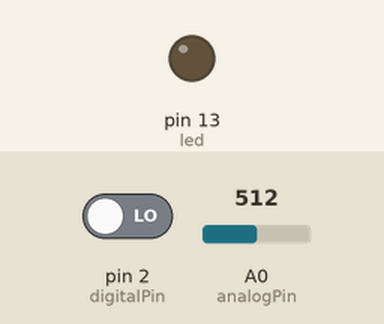
Simulated run of this sketch. Board: Arduino Uno, built with avr-gcc and run on an emulated ATmega328P. Shown: output pins drawn as LEDs (lit = HIGH). Inputs (shaded band) come from the test bench; at power-on: pin 2 (digitalPin) LOW, A0 (analogPin) = 512. What the sketch prints to the serial monitor is not drawn.

Above: at 1.2 s.
1.3 s: pin 2 (digitalPin) driven HIGH
At 2.5 s:
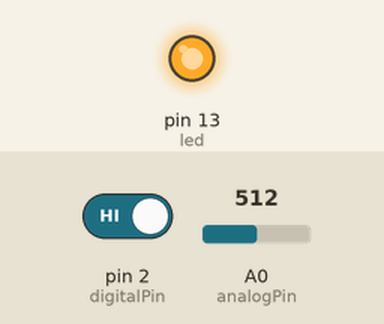
2.8 s: pin 2 (digitalPin) driven LOW
At 3.9 s:
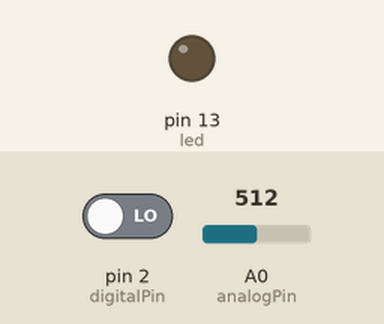
Timing chart, 0 to 5.8 s (numbered marks = the images above; inputs shaded):
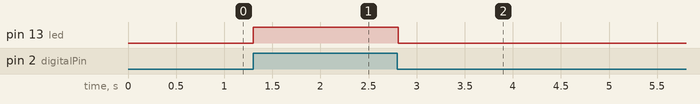

Measured:
- after the input at 1.3 s, pin 13 (led): LOW → HIGH at once
- after the input at 2.8 s, pin 13 (led): HIGH → LOW at once

The sketch:

falme_sensor_1.ino
```cpp
int led = 13;
int digitalPin = 2;
int analogPin = A0;

int digitalVal;
int analogVal;
void setup()
{
  pinMode(led, OUTPUT);
  pinMode(digitalPin, INPUT);
  //pinMode(analogPin , OUTPUT);
  Serial.begin(9000);

}
void loop()
{
  // Read the digital interface
  digitalVal = digitalRead(digitalPin);
  if(digitalVal == HIGH) // if flame is detected
  {
    digitalWrite(led, HIGH);
  }
  else
  {
    digitalWrite(led , LOW);
  }
  //  Read the analog interface
  analogVal = analogRead(analogPin);
  Serial.println(analogVal); // print analog value to serial
  delay(100);

}
```
